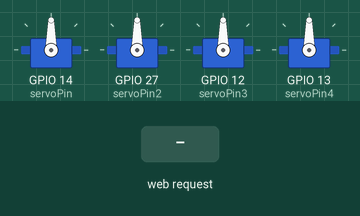
This sketch was run on a simulated ESP32. Shown: 4 × servo. The inputs (shaded band) are chosen by the test bench. WiFi joins after 1.5 s; servers stay silent unless stated; what the sketch prints to the serial monitor is not drawn.

Above: at 2.7 s.
2.8 s: HTTP request GET /?value= received
At 4.0 s:
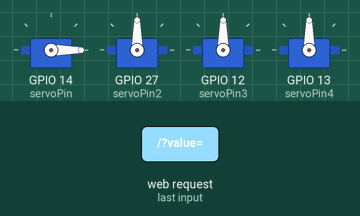
4.3 s: HTTP request GET /?value2= received
At 5.1 s:
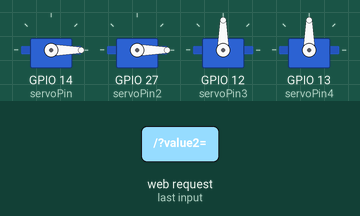
5.8 s: HTTP request GET /?value3= received
At 6.2 s:
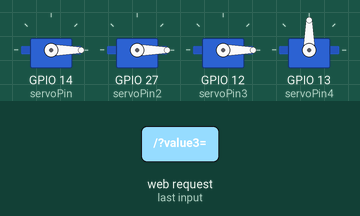
7.3 s: HTTP request GET /?value4= received
At 8.6 s:
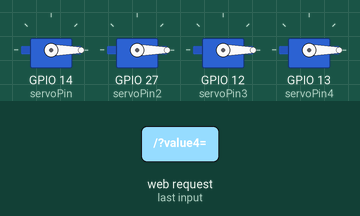
Timing chart, 0 to 9.8 s (numbered marks = the images above; inputs shaded):
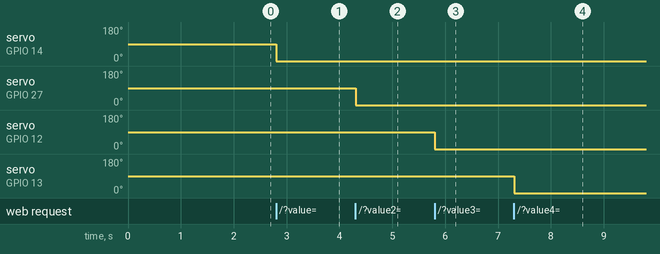

The sketch:

Portal_Captivo_M3D.ino
```cpp
/*********
  Rui Santos
  Complete project details at https://randomnerdtutorials.com
*********/

#include <WiFi.h>
#include <Servo.h>


//#include "index.h"

Servo myservo;  // create servo object to control a servo
Servo myservo2;// twelve servo objects can be created on most boards
Servo myservo3;  // create servo object to control a servo
Servo myservo4;// twelve servo objects can be created on most boards

// GPIO the servo is attached to
static const int servoPin = 14;
static const int servoPin2 = 27;
static const int servoPin3 = 12;
static const int servoPin4 = 13;

// Replace with your network credentials
const char* ssid     = "MARTHA";
const char* password = "futbol1234";

// Set web server port number to 80
WiFiServer server(80);

// Variable to store the HTTP request
String header;

// Decode HTTP GET value
String valueString = String(5);
String valueString2 = String(5);
String valueString3 = String(5);
String valueString4 = String(5);
int pos1 = 0;
int pos2 = 0;

// Current time
unsigned long currentTime = millis();
// Previous time
unsigned long previousTime = 0;
// Define timeout time in milliseconds (example: 2000ms = 2s)
const long timeoutTime = 2000;
//
//void handleRoot() {
//// String s = MAIN_page; //Read HTML contents
// server.send(200, "text/html", s); //Send web page
//}
//void handleADC() {
// int a = analogRead(A0);
// String adcValue = String(a);
//
// server.send(200, "text/plane", adcValue); //Send ADC value only to client ajax request
//}

void setup() {
  Serial.begin(115200);

  myservo.attach(servoPin);  // attaches the servo on the servoPin to the servo object
 myservo2.attach(servoPin2);
   myservo3.attach(servoPin3);  // attaches the servo on the servoPin to the servo object
 myservo4.attach(servoPin4);
  // Connect to Wi-Fi network with SSID and password
  Serial.print("Connecting to ");
  Serial.println(ssid);
  WiFi.begin(ssid, password);
  while (WiFi.status() != WL_CONNECTED) {
    delay(500);
    Serial.print(".");
  }
  // Print local IP address and start web server
  Serial.println("");
  Serial.println("WiFi connected.");
  Serial.println("IP address: ");
  Serial.println(WiFi.localIP());
  server.begin();
}

void loop(){

  WiFiClient client = server.available();   // Listen for incoming clients

  if (client) {                             // If a new client connects,
    currentTime = millis();
    previousTime = currentTime;
    Serial.println("New Client.");          // print a message out in the serial port
    String currentLine = "";                // make a String to hold incoming data from the client
    while (client.connected() && currentTime - previousTime <= timeoutTime) { // loop while the client's connected
      currentTime = millis();
      if (client.available()) {             // if there's bytes to read from the client,
        char c = client.read();             // read a byte, then
        Serial.write(c);                    // print it out the serial monitor
        header += c;
        if (c == '\n') {                    // if the byte is a newline character
          // if the current line is blank, you got two newline characters in a row.
          // that's the end of the client HTTP request, so send a response:
          if (currentLine.length() == 0) {
            // HTTP headers always start with a response code (e.g. HTTP/1.1 200 OK)
            // and a content-type so the client knows what's coming, then a blank line:
            client.println("HTTP/1.1 200 OK");
            client.println("Content-type:text/html");
            client.println("Connection: close");
            client.println();
            // Display the HTML web page
            client.println("<!DOCTYPE html><html>");
            client.println("<head><meta name=\"viewport\" content=\"width=device-width, initial-scale=0.7\">");
            client.println("<link rel=\"icon\" href=\"data:,\">");
            // CSS to style the on/off buttons
            // Feel free to change the background-color and font-size attributes to fit your preferences
            client.println("<style>body { text-align: center; font-family: \"Trebuchet MS\", Arial; margin-left:auto; margin-right:auto;}");
            client.println("input[type=\"range\"] {-webkit-appearance: slider-vertical; height:260px;width:100px}");
            client.println(".horizontal  *{display: inline-block; margin-top: 10px; margin-left: 1px;}");
            client.println(".vertical  > *{display :block; width: 100%;}");
            client.println(".butbank {background-color: #1B6B6F; border-radius: 8px; height:60px; width:120px padding: 15px 32px; text-align: center; text-decoration: none; display: inline-block; font-size: 24px;}");
            client.println(".butopt {background-color: #4CAF50; border-radius: 8px; height:60px; width:200px padding: 15px 32px; text-align: center; text-decoration: none; display: inline-block; font-size: 24px;}");
            client.println(".servonumber {background-color: #7EC867; border: none; height:50px; width:100px padding: 15px 32px; text-align: center; text-decoration: none; font-size: 24px;}</style>");

            client.println("<script src=\"https://ajax.googleapis.com/ajax/libs/jquery/3.3.1/jquery.min.js\"></script>");
            // Web Page
            client.println("</head><body><h1>M3D MYO HAND CONTROL</h1>");


client.println("<div><form><button class=\"butbank\" name=\"button1\" button=\"\" value=\"Bank 0\" type=\"submit\">Bank A</button>");
client.println("<button class=\"butbank\" name=\"button2\" button=\"\" value=\"OFF\" type=\"submit\">Bank B</button>");
client.println("<button class=\"butbank\" name=\"button3\" button=\"\" value=\"ON\" type=\"submit\">Bank C</button>");
client.println("<button class=\"butbank\" name=\"button4\" button=\"\" value=\"OFF\" type=\"submit\">Bank D</button></form></div>");

client.println("<div><form><button name=\"button5\" class=\"butbank\" value=\"ON\" type=\"submit\">Bank E</button>");
client.println("<button class=\"butbank\" name=\"button6\" button=\"\"  value=\"OFF\" type=\"submit\">Bank F</button>");
client.println("<button class=\"butbank\" name=\"button7\" button=\"\"  value=\"ON\" type=\"submit\">Bank G</button>");
client.println("<button class=\"butbank\" name=\"button8\" button=\"\" value=\"OFF\" type=\"submit\">Bank H</button></form> </div>");


            client.println("<div class=\"horizontal\"><form>");
            client.println("<div class=\"vertical\"><input type=\"number\" class=\"servonumber\" name=\"TXTPUL\" min=\"0\" max=\"180\" value=\"0\" <script="">");
            client.println("<input type=\"range\" min=\"0\" max=\"180\" class=\"slider\" id=\"servoSlider\" oninput=\"this.form.TXTPUL.value=this.value\" onchange=\"servo(this.value)\" value=\""+valueString+"\"/></div>");

            client.println("<div class=\"vertical\"><input type=\"number\" class=\"servonumber\" name=\"TXTIND\" min=\"0\" max=\"180\" value=\"0\" <script="">");
            client.println("<input type=\"range\" min=\"0\" max=\"180\" class=\"slider\" id=\"servoSlider2\" oninput=\"this.form.TXTIND.value=this.value\" onchange=\"servo2(this.value)\" value=\""+valueString2+"\"/></div>");

            client.println("<div class=\"vertical\"><input type=\"number\" class=\"servonumber\" name=\"TXTMED\" min=\"0\" max=\"180\" value=\"0\" <script="">");
            client.println("<input type=\"range\" min=\"0\" max=\"180\" class=\"slider\" id=\"servoSlider3\" oninput=\"this.form.TXTMED.value=this.value\"onchange=\"servo3(this.value)\" value=\""+valueString3+"\"/></div>");

            client.println("<div class=\"vertical\"><input type=\"number\" class=\"servonumber\" name=\"TXTANU\" min=\"0\" max=\"180\" value=\"0\" <script="">");
             client.println("<input type=\"range\" min=\"0\" max=\"180\" class=\"slider\" id=\"servoSlider4\" oninput=\"this.form.TXTANU.value=this.value\"onchange=\"servo4(this.value)\" value=\""+valueString4+"\"/></div>");
            client.println("</form></div>");

client.println("<div class=\"horizontal\"><button class=\"butopt\" name=\"buttonsave\" button=\"\" value=\"SAVE\" type=\" submit\" >Save Bank</button>");
client.println("<button class=\"butopt\" name=\"buttondelete\" button=\"\" style=\"background-color:#F01D08;\" value=\"DELETE\" type=\"submit\" >Delete Bank</button></div>");

            client.println("<script>var slider = document.getElementById(\"servoSlider\");");
            client.println("var servoP = document.getElementById(\"servoPos\"); servoP.innerHTML = slider.value;");
            client.println("slider.oninput = function() { slider.value = this.value; servoP.innerHTML = this.value; }");
            client.println("$.ajaxSetup({timeout:1000}); function servo(pos) { ");
            client.println("$.get(\"/?value=\" + pos + \"&\"); {Connection: close};}</script>");

            client.println("<script>var slider2 = document.getElementById(\"servoSlider2\");");
            client.println("var servoP2 = document.getElementById(\"servoPos2\"); servoP2.innerHTML = slider2.value;");
            client.println("slider2.oninput = function() { slider2.value = this.value; servoP2.innerHTML = this.value; }");
            client.println("$.ajaxSetup({timeout:1000}); function servo2(pos) { ");
            client.println("$.get(\"/?value2=\" + pos + \"&\"); {Connection: close};}</script>");

            client.println("<script>var slider3 = document.getElementById(\"servoSlider3\");");
            client.println("var servoP32 = document.getElementById(\"servoPos3\"); servoP3.innerHTML = slider3.value;");
            client.println("slider3.oninput = function() { slider3.value = this.value; servoP3.innerHTML = this.value; }");
            client.println("$.ajaxSetup({timeout:1000}); function servo3(pos) { ");
            client.println("$.get(\"/?value3=\" + pos + \"&\"); {Connection: close};}</script>");

            client.println("<script>var slider4 = document.getElementById(\"servoSlider4\");");
            client.println("var servoP4 = document.getElementById(\"servoPos4\"); servoP4.innerHTML = slider4.value;");
            client.println("slider4.oninput = function() { slider4.value = this.value; servoP4.innerHTML = this.value; }");
            client.println("$.ajaxSetup({timeout:1000}); function servo4(pos) { ");
            client.println("$.get(\"/?value4=\" + pos + \"&\"); {Connection: close};}</script>");

            client.println("</body></html>");

            //GET /?value=180& HTTP/1.1
            if(header.indexOf("GET /?value=")>=0) {
              pos1 = header.indexOf('=');
              pos2 = header.indexOf('&');
              valueString = header.substring(pos1+1, pos2);

              //Rotate the servo
              myservo.write(valueString.toInt());
              //delay(100);
              Serial.println(valueString);
            }
             if(header.indexOf("GET /?value2=")>=0) {
              pos1 = header.indexOf('=');
              pos2 = header.indexOf('&');
              valueString2 = header.substring(pos1+1, pos2);

              //Rotate the servo
              myservo2.write(valueString2.toInt());
              //delay(100);
              Serial.println(valueString2);
            }
            if(header.indexOf("GET /?value3=")>=0) {
              pos1 = header.indexOf('=');
              pos2 = header.indexOf('&');
              valueString3 = header.substring(pos1+1, pos2);

              //Rotate the servo
              myservo3.write(valueString3.toInt());
              //delay(100);
              Serial.println(valueString3);
            }
            if(header.indexOf("GET /?value4=")>=0) {
              pos1 = header.indexOf('=');
              pos2 = header.indexOf('&');
              valueString4 = header.substring(pos1+1, pos2);

              //Rotate the servo
              myservo4.write(valueString4.toInt());
              //delay(100);
              Serial.println(valueString4);
            }
            // The HTTP response ends with another blank line
            client.println();
            // Break out of the while loop
            break;
          } else { // if you got a newline, then clear currentLine
            currentLine = "";
          }
        } else if (c != '\r') {  // if you got anything else but a carriage return character,
          currentLine += c;      // add it to the end of the currentLine
        }
      }
    }
    // Clear the header variable
    header = "";
    // Close the connection
    client.stop();
    Serial.println("Client disconnected.");
    Serial.println("");
  }
}
```

Measured:
- after the input at 2.8 s, servo on GPIO 14 (servoPin): 90° → 0° at once
- after the input at 4.3 s, servo on GPIO 27 (servoPin2): 90° → 0° at once
- after the input at 5.8 s, servo on GPIO 12 (servoPin3): 90° → 0° at once
- after the input at 7.3 s, servo on GPIO 13 (servoPin4): 90° → 0° at once
